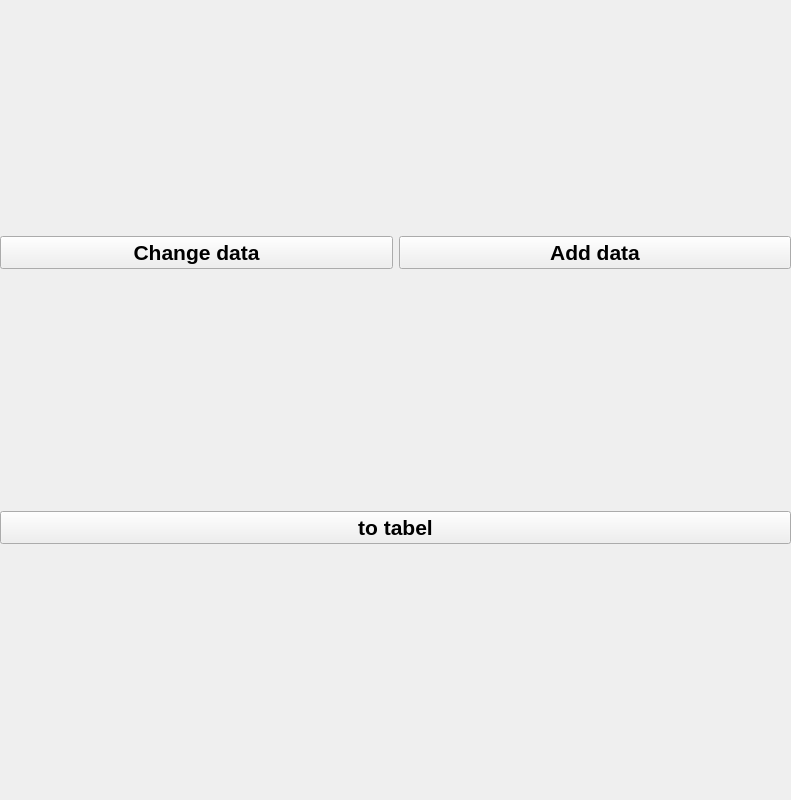
<?xml version="1.0" encoding="UTF-8"?>
<ui version="4.0">
 <class>Form</class>
 <widget class="QWidget" name="Form">
  <property name="geometry">
   <rect>
    <x>0</x>
    <y>0</y>
    <width>791</width>
    <height>800</height>
   </rect>
  </property>
  <property name="windowTitle">
   <string>Form</string>
  </property>
  <widget class="QWidget" name="verticalLayoutWidget">
   <property name="geometry">
    <rect>
     <x>0</x>
     <y>0</y>
     <width>791</width>
     <height>781</height>
    </rect>
   </property>
   <layout class="QVBoxLayout" name="verticalLayout">
    <item>
     <layout class="QHBoxLayout" name="horizontalLayout">
      <item>
       <widget class="QPushButton" name="change_btn">
        <property name="font">
         <font>
          <pointsize>16</pointsize>
          <weight>75</weight>
          <bold>true</bold>
         </font>
        </property>
        <property name="text">
         <string>Change data</string>
        </property>
       </widget>
      </item>
      <item>
       <widget class="QPushButton" name="add_btn">
        <property name="font">
         <font>
          <pointsize>16</pointsize>
          <weight>75</weight>
          <bold>true</bold>
         </font>
        </property>
        <property name="text">
         <string>Add data</string>
        </property>
       </widget>
      </item>
     </layout>
    </item>
    <item>
     <widget class="QPushButton" name="pushButton">
      <property name="font">
       <font>
        <pointsize>16</pointsize>
        <weight>75</weight>
        <bold>true</bold>
       </font>
      </property>
      <property name="text">
       <string>to tabel</string>
      </property>
     </widget>
    </item>
   </layout>
  </widget>
 </widget>
 <resources/>
 <connections/>
</ui>
